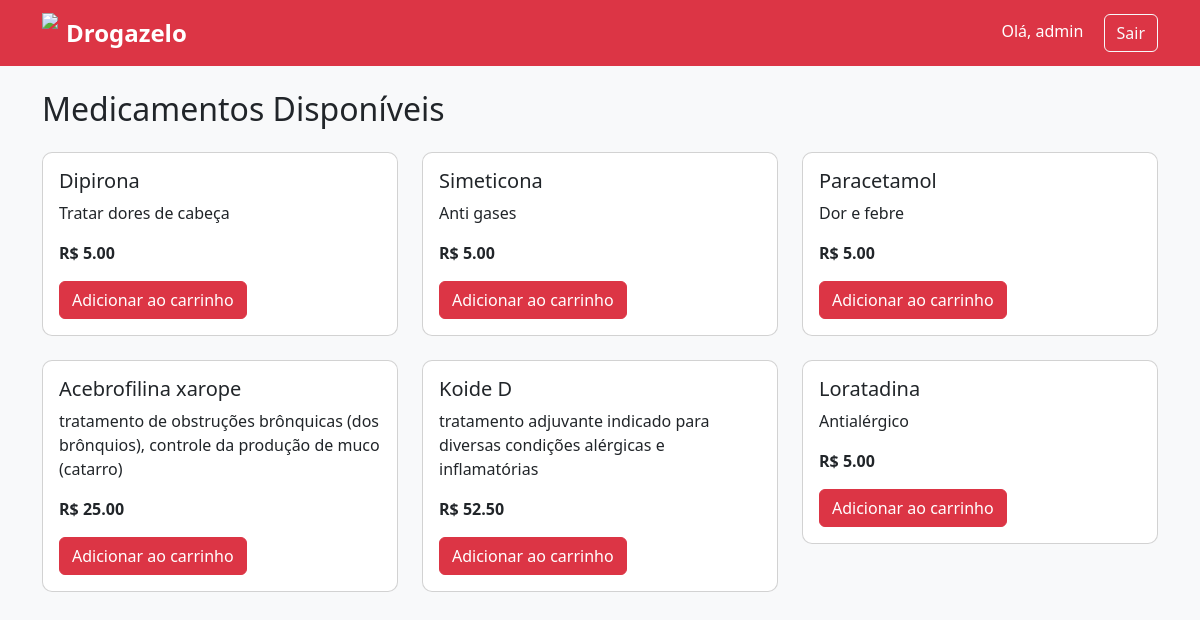
The app's page / (signed in) with its own data.
### produtos/models.py (models this page shows, shortened)
class Produto(models.Model):
    nome = models.CharField(max_length=100)
    descricao = models.TextField()
    preco = models.DecimalField(max_digits=8, decimal_places=2)
    estoque = models.IntegerField()

### produtos/views.py (the view)
# urls.py: path('', lista_produtos, name='lista_produtos'),
def lista_produtos(request):
    produtos = Produto.objects.all()
    return render(request, 'produtos/lista.html', {'produtos': produtos})

### templates/produtos/lista.html
{% extends 'base.html' %}
{% block conteudo %}
  <h2 class="mb-4">Medicamentos Disponíveis</h2>
  <div class="row">
    {% for produto in produtos %}
      <div class="col-md-4">
        <div class="card mb-4">
          <div class="card-body">
            <h5 class="card-title">{{ produto.nome }}</h5>
            <p class="card-text">{{ produto.descricao }}</p>
            <p class="fw-bold">R$ {{ produto.preco }}</p>
            {% if user.is_authenticated %}
              {% if user.is_authenticated %}
                <a href="/adicionar/{{ produto.id }}/" class="btn btn-danger">Adicionar ao carrinho</a>
              {% else %}
                <a href="/login/" class="btn btn-secondary">Faça login para comprar</a>
              {% endif %}
            {% else %}
              <a href="/login/" class="btn btn-secondary"></a>
            {% endif %}
          </div>
        </div>
      </div>
    {% empty %}
      <p>Nenhum produto cadastrado.</p>
    {% endfor %}
  </div>
{% endblock %}

### templates/base.html (shortened to what this page needs)
{% load static %}
<!DOCTYPE html>
<html lang="pt-br">
<head>
    <link href="https://cdn.jsdelivr.net/npm/bootstrap@5.3.2/dist/css/bootstrap.min.css" rel="stylesheet">
    <link rel="stylesheet" href="{% static 'css/style.css' %}">
</head>
<body>
<nav class="navbar navbar-expand-lg navbar-dark bg-danger">
  <div class="container">
    <a class="navbar-brand d-flex align-items-center" href="/">
        <img src="{% static 'images/logo.png' %}" height="40" class="me-2">
        Drogazelo
    </a>
    <div>
    {% if user.is_authenticated %}
        <span class="text-white me-3">
            Olá, {{ user.username }}
        </span>
        <a href="/logout/" class="btn btn-outline-light">Sair</a>
    {% else %}
        <a href="/login/" class="btn btn-outline-light me-2">Login</a>
        <a href="/cadastro/" class="btn btn-light text-danger">Cadastrar</a>
    {% endif %}
</div>
  </div>
</nav>
<div class="container mt-4">
    {% block conteudo %}{% endblock %}
</div>
</body>
</html>

### static/css/style.css (style rules this page uses)
body { background-color: #f8f9fa; }
.navbar-brand { font-weight: bold; font-size: 1.5rem; }
.card { border-radius: 10px; }

### records on screen
Produto: nome "Dipirona", descricao "Tratar dores de cabeça", preco "5.00"
Produto: nome "Simeticona", descricao "Anti gases", preco "5.00"
Produto: nome "Paracetamol", descricao "Dor e febre", preco "5.00"
Produto: nome "Acebrofilina xarope", descricao "tratamento de obstruções brônquicas (dos brônquios), controle da produção de muco (catarro)", preco "25.00"
Produto: nome "Koide D", descricao "tratamento adjuvante indicado para diversas condições alérgicas e inflamatórias", preco "52.50"
Produto: nome "Loratadina", descricao "Antialérgico", preco "5.00"

### other values on screen
{{ user.username }} "admin"
